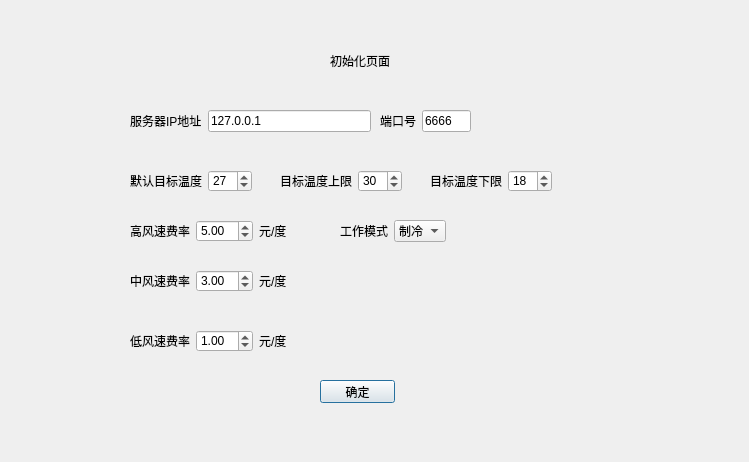
<?xml version="1.0" encoding="UTF-8"?>
<ui version="4.0">
 <class>InitialPage</class>
 <widget class="QDialog" name="InitialPage">
  <property name="geometry">
   <rect>
    <x>0</x>
    <y>0</y>
    <width>749</width>
    <height>462</height>
   </rect>
  </property>
  <property name="windowTitle">
   <string>Dialog</string>
  </property>
  <widget class="QPushButton" name="ptn_yes">
   <property name="geometry">
    <rect>
     <x>320</x>
     <y>380</y>
     <width>75</width>
     <height>23</height>
    </rect>
   </property>
   <property name="text">
    <string>确定</string>
   </property>
  </widget>
  <widget class="QLabel" name="label_3">
   <property name="geometry">
    <rect>
     <x>330</x>
     <y>50</y>
     <width>61</width>
     <height>21</height>
    </rect>
   </property>
   <property name="text">
    <string>初始化页面</string>
   </property>
  </widget>
  <widget class="QWidget" name="layoutWidget">
   <property name="geometry">
    <rect>
     <x>130</x>
     <y>110</y>
     <width>241</width>
     <height>22</height>
    </rect>
   </property>
   <layout class="QHBoxLayout" name="horizontalLayout">
    <item>
     <widget class="QLabel" name="label">
      <property name="text">
       <string>服务器IP地址</string>
      </property>
     </widget>
    </item>
    <item>
     <widget class="QLineEdit" name="le_ip_address">
      <property name="text">
       <string>127.0.0.1</string>
      </property>
     </widget>
    </item>
   </layout>
  </widget>
  <widget class="QWidget" name="layoutWidget">
   <property name="geometry">
    <rect>
     <x>380</x>
     <y>110</y>
     <width>91</width>
     <height>22</height>
    </rect>
   </property>
   <layout class="QHBoxLayout" name="horizontalLayout_2">
    <item>
     <widget class="QLabel" name="label_2">
      <property name="text">
       <string>端口号</string>
      </property>
     </widget>
    </item>
    <item>
     <widget class="QLineEdit" name="le_port">
      <property name="text">
       <string>6666</string>
      </property>
     </widget>
    </item>
   </layout>
  </widget>
  <widget class="QWidget" name="layoutWidget_2">
   <property name="geometry">
    <rect>
     <x>280</x>
     <y>170</y>
     <width>122</width>
     <height>22</height>
    </rect>
   </property>
   <layout class="QHBoxLayout" name="horizontalLayout_4">
    <item>
     <widget class="QLabel" name="label_5">
      <property name="text">
       <string>目标温度上限</string>
      </property>
     </widget>
    </item>
    <item>
     <widget class="QSpinBox" name="max_target_temp">
      <property name="value">
       <number>30</number>
      </property>
     </widget>
    </item>
   </layout>
  </widget>
  <widget class="QWidget" name="layoutWidget_3">
   <property name="geometry">
    <rect>
     <x>430</x>
     <y>170</y>
     <width>122</width>
     <height>22</height>
    </rect>
   </property>
   <layout class="QHBoxLayout" name="horizontalLayout_5">
    <item>
     <widget class="QLabel" name="label_6">
      <property name="text">
       <string>目标温度下限</string>
      </property>
     </widget>
    </item>
    <item>
     <widget class="QSpinBox" name="min_target_temp">
      <property name="value">
       <number>18</number>
      </property>
     </widget>
    </item>
   </layout>
  </widget>
  <widget class="QWidget" name="layoutWidget_4">
   <property name="geometry">
    <rect>
     <x>130</x>
     <y>270</y>
     <width>164</width>
     <height>22</height>
    </rect>
   </property>
   <layout class="QHBoxLayout" name="horizontalLayout_8">
    <item>
     <widget class="QLabel" name="label_10">
      <property name="text">
       <string>中风速费率</string>
      </property>
     </widget>
    </item>
    <item>
     <widget class="QDoubleSpinBox" name="middle_fee_rate">
      <property name="value">
       <double>3.000000000000000</double>
      </property>
     </widget>
    </item>
    <item>
     <widget class="QLabel" name="label_11">
      <property name="text">
       <string>元/度</string>
      </property>
     </widget>
    </item>
   </layout>
  </widget>
  <widget class="QWidget" name="layoutWidget_5">
   <property name="geometry">
    <rect>
     <x>130</x>
     <y>330</y>
     <width>164</width>
     <height>22</height>
    </rect>
   </property>
   <layout class="QHBoxLayout" name="horizontalLayout_9">
    <item>
     <widget class="QLabel" name="label_12">
      <property name="text">
       <string>低风速费率</string>
      </property>
     </widget>
    </item>
    <item>
     <widget class="QDoubleSpinBox" name="low_fee_rate">
      <property name="value">
       <double>1.000000000000000</double>
      </property>
     </widget>
    </item>
    <item>
     <widget class="QLabel" name="label_13">
      <property name="text">
       <string>元/度</string>
      </property>
     </widget>
    </item>
   </layout>
  </widget>
  <widget class="QWidget" name="layoutWidget">
   <property name="geometry">
    <rect>
     <x>130</x>
     <y>170</y>
     <width>122</width>
     <height>22</height>
    </rect>
   </property>
   <layout class="QHBoxLayout" name="horizontalLayout_3">
    <item>
     <widget class="QLabel" name="label_4">
      <property name="text">
       <string>默认目标温度</string>
      </property>
     </widget>
    </item>
    <item>
     <widget class="QSpinBox" name="default_target_temp">
      <property name="value">
       <number>27</number>
      </property>
     </widget>
    </item>
   </layout>
  </widget>
  <widget class="QWidget" name="layoutWidget">
   <property name="geometry">
    <rect>
     <x>340</x>
     <y>220</y>
     <width>106</width>
     <height>22</height>
    </rect>
   </property>
   <layout class="QHBoxLayout" name="horizontalLayout_6">
    <item>
     <widget class="QLabel" name="label_7">
      <property name="text">
       <string>工作模式</string>
      </property>
     </widget>
    </item>
    <item>
     <widget class="QComboBox" name="mode">
      <item>
       <property name="text">
        <string>制冷</string>
       </property>
      </item>
      <item>
       <property name="text">
        <string>制热</string>
       </property>
      </item>
     </widget>
    </item>
   </layout>
  </widget>
  <widget class="QWidget" name="layoutWidget">
   <property name="geometry">
    <rect>
     <x>130</x>
     <y>220</y>
     <width>164</width>
     <height>22</height>
    </rect>
   </property>
   <layout class="QHBoxLayout" name="horizontalLayout_7">
    <item>
     <widget class="QLabel" name="label_8">
      <property name="text">
       <string>高风速费率</string>
      </property>
     </widget>
    </item>
    <item>
     <widget class="QDoubleSpinBox" name="high_fee_rate">
      <property name="value">
       <double>5.000000000000000</double>
      </property>
     </widget>
    </item>
    <item>
     <widget class="QLabel" name="label_9">
      <property name="text">
       <string>元/度</string>
      </property>
     </widget>
    </item>
   </layout>
  </widget>
 </widget>
 <resources/>
 <connections/>
</ui>
